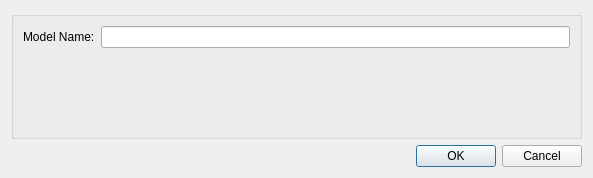
<?xml version="1.0" encoding="UTF-8"?>
<ui version="4.0">
 <class>ConfigureDialog</class>
 <widget class="QDialog" name="ConfigureDialog">
  <property name="geometry">
   <rect>
    <x>0</x>
    <y>0</y>
    <width>593</width>
    <height>178</height>
   </rect>
  </property>
  <property name="windowTitle">
   <string>Configure - Fieldwork Model Selector</string>
  </property>
  <layout class="QVBoxLayout" name="verticalLayout_2">
   <item>
    <widget class="QGroupBox" name="groupBox">
     <property name="title">
      <string/>
     </property>
     <layout class="QGridLayout" name="gridLayout">
      <item row="0" column="0">
       <widget class="QLabel" name="modelNameLabel">
        <property name="text">
         <string>Model Name:</string>
        </property>
       </widget>
      </item>
      <item row="0" column="1">
       <widget class="QLineEdit" name="modelNameLineEdit"/>
      </item>
      <item row="1" column="1">
       <spacer name="verticalSpacer">
        <property name="orientation">
         <enum>Qt::Vertical</enum>
        </property>
        <property name="sizeHint" stdset="0">
         <size>
          <width>20</width>
          <height>40</height>
         </size>
        </property>
       </spacer>
      </item>
     </layout>
    </widget>
   </item>
   <item>
    <widget class="QDialogButtonBox" name="buttonBox">
     <property name="orientation">
      <enum>Qt::Horizontal</enum>
     </property>
     <property name="standardButtons">
      <set>QDialogButtonBox::Cancel|QDialogButtonBox::Ok</set>
     </property>
    </widget>
   </item>
  </layout>
 </widget>
 <resources/>
 <connections>
  <connection>
   <sender>buttonBox</sender>
   <signal>accepted()</signal>
   <receiver>ConfigureDialog</receiver>
   <slot>accept()</slot>
   <hints>
    <hint type="sourcelabel">
     <x>248</x>
     <y>254</y>
    </hint>
    <hint type="destinationlabel">
     <x>157</x>
     <y>272</y>
    </hint>
   </hints>
  </connection>
  <connection>
   <sender>buttonBox</sender>
   <signal>rejected()</signal>
   <receiver>ConfigureDialog</receiver>
   <slot>reject()</slot>
   <hints>
    <hint type="sourcelabel">
     <x>316</x>
     <y>260</y>
    </hint>
    <hint type="destinationlabel">
     <x>286</x>
     <y>272</y>
    </hint>
   </hints>
  </connection>
 </connections>
</ui>
